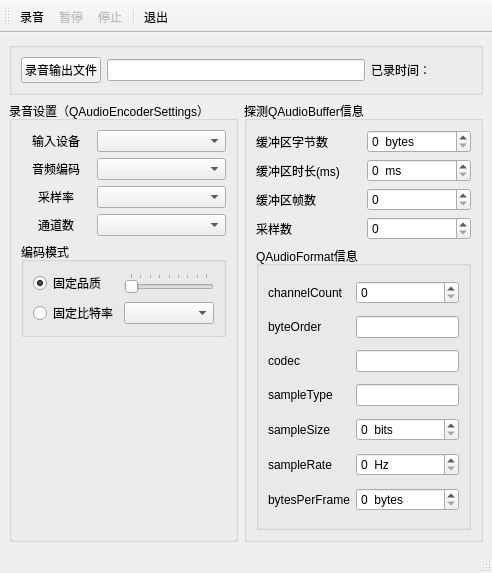
<?xml version="1.0" encoding="UTF-8"?>
<ui version="4.0">
 <class>MainWindow</class>
 <widget class="QMainWindow" name="MainWindow">
  <property name="geometry">
   <rect>
    <x>0</x>
    <y>0</y>
    <width>492</width>
    <height>573</height>
   </rect>
  </property>
  <property name="windowTitle">
   <string>MainWindow</string>
  </property>
  <widget class="QWidget" name="centralwidget">
   <layout class="QGridLayout" name="gridLayout_6">
    <item row="0" column="0" colspan="2">
     <widget class="QGroupBox" name="groupBox_3">
      <property name="title">
       <string/>
      </property>
      <layout class="QGridLayout" name="gridLayout_2">
       <item row="0" column="1">
        <widget class="QLineEdit" name="editOutputFile"/>
       </item>
       <item row="0" column="0">
        <widget class="QPushButton" name="btnGetFile">
         <property name="text">
          <string>录音输出文件</string>
         </property>
         <property name="icon">
          <iconset resource="res.qrc">
           <normaloff>:/images/images/104.bmp</normaloff>:/images/images/104.bmp</iconset>
         </property>
        </widget>
       </item>
       <item row="0" column="2">
        <widget class="QLabel" name="LabPassTime">
         <property name="minimumSize">
          <size>
           <width>100</width>
           <height>0</height>
          </size>
         </property>
         <property name="text">
          <string>已录时间：</string>
         </property>
        </widget>
       </item>
      </layout>
     </widget>
    </item>
    <item row="1" column="0">
     <widget class="QGroupBox" name="groupBox">
      <property name="title">
       <string>录音设置（QAudioEncoderSettings）</string>
      </property>
      <layout class="QGridLayout" name="gridLayout_5">
       <item row="0" column="0">
        <widget class="QLabel" name="label">
         <property name="maximumSize">
          <size>
           <width>70</width>
           <height>16777215</height>
          </size>
         </property>
         <property name="text">
          <string>输入设备</string>
         </property>
         <property name="alignment">
          <set>Qt::AlignCenter</set>
         </property>
        </widget>
       </item>
       <item row="0" column="1">
        <widget class="QComboBox" name="comboDevices"/>
       </item>
       <item row="1" column="0">
        <widget class="QLabel" name="label_2">
         <property name="maximumSize">
          <size>
           <width>70</width>
           <height>16777215</height>
          </size>
         </property>
         <property name="text">
          <string>音频编码</string>
         </property>
         <property name="alignment">
          <set>Qt::AlignCenter</set>
         </property>
        </widget>
       </item>
       <item row="1" column="1">
        <widget class="QComboBox" name="comboCodec"/>
       </item>
       <item row="2" column="0">
        <widget class="QLabel" name="label_3">
         <property name="maximumSize">
          <size>
           <width>70</width>
           <height>16777215</height>
          </size>
         </property>
         <property name="text">
          <string>采样率</string>
         </property>
         <property name="alignment">
          <set>Qt::AlignCenter</set>
         </property>
        </widget>
       </item>
       <item row="2" column="1">
        <widget class="QComboBox" name="comboSampleRate"/>
       </item>
       <item row="3" column="0">
        <widget class="QLabel" name="label_4">
         <property name="maximumSize">
          <size>
           <width>70</width>
           <height>16777215</height>
          </size>
         </property>
         <property name="text">
          <string>通道数</string>
         </property>
         <property name="alignment">
          <set>Qt::AlignCenter</set>
         </property>
        </widget>
       </item>
       <item row="3" column="1">
        <widget class="QComboBox" name="comboChannels"/>
       </item>
       <item row="4" column="0" colspan="2">
        <widget class="QGroupBox" name="groupBox_2">
         <property name="title">
          <string>编码模式</string>
         </property>
         <layout class="QGridLayout" name="gridLayout">
          <item row="0" column="0">
           <widget class="QRadioButton" name="radioQuality">
            <property name="text">
             <string>固定品质</string>
            </property>
            <property name="checked">
             <bool>true</bool>
            </property>
           </widget>
          </item>
          <item row="0" column="1">
           <widget class="QSlider" name="sliderQuality">
            <property name="maximum">
             <number>8</number>
            </property>
            <property name="orientation">
             <enum>Qt::Horizontal</enum>
            </property>
            <property name="tickPosition">
             <enum>QSlider::TicksAbove</enum>
            </property>
            <property name="tickInterval">
             <number>1</number>
            </property>
           </widget>
          </item>
          <item row="1" column="0">
           <widget class="QRadioButton" name="radioBitrate">
            <property name="text">
             <string>固定比特率</string>
            </property>
            <property name="checked">
             <bool>false</bool>
            </property>
           </widget>
          </item>
          <item row="1" column="1">
           <widget class="QComboBox" name="comboBitrate"/>
          </item>
         </layout>
        </widget>
       </item>
       <item row="5" column="0">
        <spacer name="verticalSpacer">
         <property name="orientation">
          <enum>Qt::Vertical</enum>
         </property>
         <property name="sizeHint" stdset="0">
          <size>
           <width>20</width>
           <height>141</height>
          </size>
         </property>
        </spacer>
       </item>
      </layout>
     </widget>
    </item>
    <item row="1" column="1">
     <widget class="QGroupBox" name="groupBox_4">
      <property name="title">
       <string>探测QAudioBuffer信息</string>
      </property>
      <layout class="QGridLayout" name="gridLayout_3">
       <item row="0" column="0">
        <widget class="QLabel" name="label_6">
         <property name="text">
          <string>缓冲区字节数</string>
         </property>
        </widget>
       </item>
       <item row="0" column="1">
        <widget class="QSpinBox" name="spin_byteCount">
         <property name="suffix">
          <string>  bytes</string>
         </property>
         <property name="maximum">
          <number>999999999</number>
         </property>
        </widget>
       </item>
       <item row="1" column="0">
        <widget class="QLabel" name="label_7">
         <property name="text">
          <string>缓冲区时长(ms)</string>
         </property>
        </widget>
       </item>
       <item row="1" column="1">
        <widget class="QSpinBox" name="spin_duration">
         <property name="suffix">
          <string>  ms</string>
         </property>
         <property name="maximum">
          <number>999999999</number>
         </property>
        </widget>
       </item>
       <item row="2" column="0">
        <widget class="QLabel" name="label_8">
         <property name="text">
          <string>缓冲区帧数</string>
         </property>
        </widget>
       </item>
       <item row="2" column="1">
        <widget class="QSpinBox" name="spin_frameCount">
         <property name="maximum">
          <number>999999999</number>
         </property>
        </widget>
       </item>
       <item row="3" column="0">
        <widget class="QLabel" name="label_9">
         <property name="text">
          <string>采样数</string>
         </property>
        </widget>
       </item>
       <item row="3" column="1">
        <widget class="QSpinBox" name="spin_sampleCount">
         <property name="maximum">
          <number>999999999</number>
         </property>
        </widget>
       </item>
       <item row="4" column="0" colspan="2">
        <widget class="QGroupBox" name="groupBox_5">
         <property name="title">
          <string>QAudioFormat信息</string>
         </property>
         <layout class="QGridLayout" name="gridLayout_4">
          <item row="0" column="0">
           <widget class="QLabel" name="label_10">
            <property name="text">
             <string>channelCount</string>
            </property>
           </widget>
          </item>
          <item row="0" column="1">
           <widget class="QSpinBox" name="spin_channelCount"/>
          </item>
          <item row="1" column="0">
           <widget class="QLabel" name="label_11">
            <property name="text">
             <string>byteOrder</string>
            </property>
           </widget>
          </item>
          <item row="1" column="1">
           <widget class="QLineEdit" name="edit_byteOrder"/>
          </item>
          <item row="2" column="0">
           <widget class="QLabel" name="label_12">
            <property name="text">
             <string>codec</string>
            </property>
           </widget>
          </item>
          <item row="2" column="1">
           <widget class="QLineEdit" name="edit_codec"/>
          </item>
          <item row="3" column="0">
           <widget class="QLabel" name="label_13">
            <property name="text">
             <string>sampleType</string>
            </property>
           </widget>
          </item>
          <item row="3" column="1">
           <widget class="QLineEdit" name="edit_sampleType"/>
          </item>
          <item row="4" column="0">
           <widget class="QLabel" name="label_14">
            <property name="text">
             <string>sampleSize</string>
            </property>
           </widget>
          </item>
          <item row="4" column="1">
           <widget class="QSpinBox" name="spin_sampleSize">
            <property name="suffix">
             <string>  bits</string>
            </property>
            <property name="maximum">
             <number>999</number>
            </property>
           </widget>
          </item>
          <item row="5" column="0">
           <widget class="QLabel" name="label_15">
            <property name="text">
             <string>sampleRate</string>
            </property>
           </widget>
          </item>
          <item row="5" column="1">
           <widget class="QSpinBox" name="spin_sampleRate">
            <property name="suffix">
             <string>  Hz</string>
            </property>
            <property name="maximum">
             <number>9999999</number>
            </property>
           </widget>
          </item>
          <item row="6" column="0">
           <widget class="QLabel" name="label_16">
            <property name="text">
             <string>bytesPerFrame</string>
            </property>
           </widget>
          </item>
          <item row="6" column="1">
           <widget class="QSpinBox" name="spin_bytesPerFrame">
            <property name="suffix">
             <string>  bytes</string>
            </property>
            <property name="maximum">
             <number>999999</number>
            </property>
           </widget>
          </item>
         </layout>
        </widget>
       </item>
      </layout>
     </widget>
    </item>
   </layout>
  </widget>
  <widget class="QMenuBar" name="menubar">
   <property name="geometry">
    <rect>
     <x>0</x>
     <y>0</y>
     <width>492</width>
     <height>21</height>
    </rect>
   </property>
  </widget>
  <widget class="QStatusBar" name="statusbar"/>
  <widget class="QToolBar" name="toolBar">
   <property name="windowTitle">
    <string>toolBar</string>
   </property>
   <property name="toolButtonStyle">
    <enum>Qt::ToolButtonTextUnderIcon</enum>
   </property>
   <attribute name="toolBarArea">
    <enum>TopToolBarArea</enum>
   </attribute>
   <attribute name="toolBarBreak">
    <bool>false</bool>
   </attribute>
   <addaction name="actRecord"/>
   <addaction name="actPause"/>
   <addaction name="actStop"/>
   <addaction name="separator"/>
   <addaction name="actQuit"/>
  </widget>
  <action name="actRecord">
   <property name="icon">
    <iconset resource="res.qrc">
     <normaloff>:/images/images/626.bmp</normaloff>:/images/images/626.bmp</iconset>
   </property>
   <property name="text">
    <string>录音</string>
   </property>
   <property name="toolTip">
    <string>录音</string>
   </property>
  </action>
  <action name="actPause">
   <property name="enabled">
    <bool>false</bool>
   </property>
   <property name="icon">
    <iconset resource="res.qrc">
     <normaloff>:/images/images/622.bmp</normaloff>:/images/images/622.bmp</iconset>
   </property>
   <property name="text">
    <string>暂停</string>
   </property>
   <property name="toolTip">
    <string>暂停</string>
   </property>
  </action>
  <action name="actStop">
   <property name="enabled">
    <bool>false</bool>
   </property>
   <property name="icon">
    <iconset resource="res.qrc">
     <normaloff>:/images/images/624.bmp</normaloff>:/images/images/624.bmp</iconset>
   </property>
   <property name="text">
    <string>停止</string>
   </property>
   <property name="toolTip">
    <string>停止</string>
   </property>
  </action>
  <action name="actQuit">
   <property name="icon">
    <iconset resource="res.qrc">
     <normaloff>:/images/images/132.bmp</normaloff>:/images/images/132.bmp</iconset>
   </property>
   <property name="text">
    <string>退出</string>
   </property>
   <property name="toolTip">
    <string>退出</string>
   </property>
  </action>
 </widget>
 <resources>
  <include location="res.qrc"/>
 </resources>
 <connections>
  <connection>
   <sender>actQuit</sender>
   <signal>triggered()</signal>
   <receiver>MainWindow</receiver>
   <slot>close()</slot>
   <hints>
    <hint type="sourcelabel">
     <x>-1</x>
     <y>-1</y>
    </hint>
    <hint type="destinationlabel">
     <x>245</x>
     <y>286</y>
    </hint>
   </hints>
  </connection>
 </connections>
</ui>
